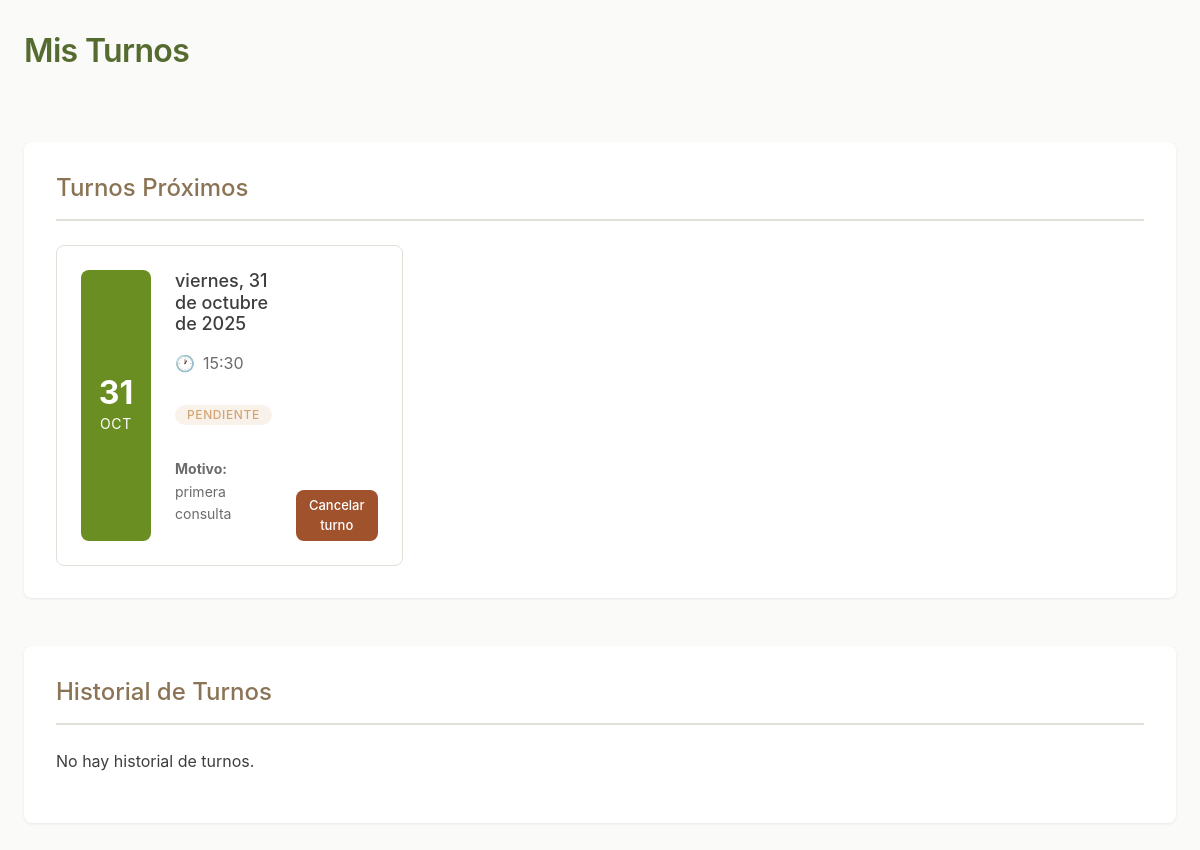
Page /turnos/mis-turnos/ (signed in) on the earlier database version.
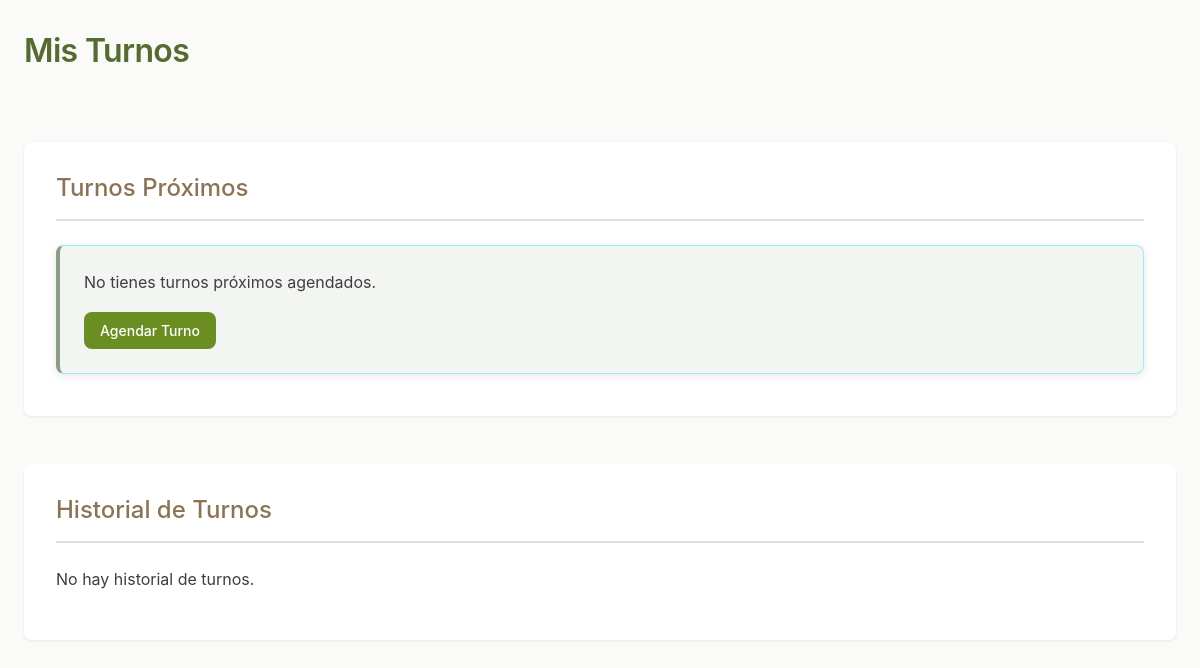
Same page on the later database version.
### turnos/models.py (models this page shows, shortened)
class Turno(models.Model):
    ESTADO_CHOICES = [
        ('pendiente', 'Pendiente'),
        ('confirmado', 'Confirmado'),
        ('cancelado', 'Cancelado'),
        ('completado', 'Completado'),
    ]
    paciente = models.ForeignKey(
        Paciente,
        on_delete=models.CASCADE,
        related_name='turnos'
    )
    fecha = models.DateField()
    hora = models.TimeField()
    estado = models.CharField(
        max_length=20,
        choices=ESTADO_CHOICES,
        default='pendiente'
    )
    motivo = models.CharField(max_length=200, blank=True)
    notas_profesional = models.TextField(blank=True)
    fecha_creacion = models.DateTimeField(auto_now_add=True)
    fecha_actualizacion = models.DateTimeField(auto_now=True)
    class Meta:
        verbose_name = 'Turno'
        verbose_name_plural = 'Turnos'
        ordering = ['fecha', 'hora']
        unique_together = ['fecha', 'hora']

### turnos/views.py (the view)
# urls.py: path('mis-turnos/', views.mis_turnos_view, name='mis_turnos'),
@login_required
def mis_turnos_view(request):
    if request.user.tipo != 'paciente':
        messages.error(request, 'Acceso denegado.')
        return redirect('core:home')
    paciente = request.user.paciente
    fecha_actual = datetime.now().date()
    turnos_futuros = Turno.objects.filter(
        paciente=paciente,
        fecha__gte=fecha_actual
    ).exclude(estado='cancelado').order_by('fecha', 'hora')
    turnos_pasados = Turno.objects.filter(
        paciente=paciente,
        fecha__lt=fecha_actual
    ).order_by('-fecha', '-hora')[:10]  # Últimos 10
    context = {
        'turnos_futuros': turnos_futuros,
        'turnos_pasados': turnos_pasados
    }
    return render(request, 'turnos/mis_turnos.html', context)

### turnos/templates/turnos/mis_turnos.html (shortened to what this page needs)
{% extends 'base.html' %}
{% load static %}
{% block extra_css %}
    <link rel="stylesheet" href="{% static 'css/styles_mis_turnos.css' %}">
{% endblock %}
{% block content %}
<div class="container">
    <div class="turnos-container">
        <h1>Mis Turnos</h1>
        <section class="turnos-section">
            <h2>Turnos Próximos</h2>
            {% if turnos_futuros %}
            <div class="turnos-grid">
                {% for turno in turnos_futuros %}
                <div class="turno-card turno-{{ turno.estado }}">
                    <div class="turno-fecha">
                        <span class="dia">{{ turno.fecha|date:"d" }}</span>
                        <span class="mes">{{ turno.fecha|date:"M" }}</span>
                    </div>
                    <div class="turno-info">
                        <h3>{{ turno.fecha|date:"l, d \\d\\e F \\d\\e Y" }}</h3>
                        <p class="turno-hora"> {{ turno.hora }}</p>
                        <p class="turno-estado">
                            <span class="badge badge-{{ turno.estado }}">{{ turno.get_estado_display }}</span>
                        </p>
                        {% if turno.motivo %}
                        <p class="turno-motivo"><strong>Motivo:</strong> {{ turno.motivo }}</p>
                        {% endif %}
                    </div>
                    <div class="turno-actions">
                        <form method="post" action="{% url 'turnos:cancelar' turno.id %}"
                              onsubmit="return confirm('¿Estás seguro de cancelar este turno?');">
                            <button type="submit" class="btn btn-danger btn-sm">Cancelar turno</button>
                        </form>
                    </div>
                </div>
                {% endfor %}
            </div>
            {% else %}
            <div class="alert alert-info">
                <p>No tienes turnos próximos agendados.</p>
                <a href="{% url 'turnos:agendar' %}" class="btn btn-primary">Agendar Turno</a>
            </div>
            {% endif %}
        </section>
        <section class="turnos-section">
            <h2>Historial de Turnos</h2>
            {% if turnos_pasados %}
            <table class="turnos-table">
                <thead>
                    <tr>
                        <th>Fecha</th>
                        <th>Hora</th>
                        <th>Estado</th>
                        <th>Notas</th>
                    </tr>
                </thead>
                <tbody>
                    {% for turno in turnos_pasados %}
                    <tr>
                        <td>{{ turno.fecha|date:"d/m/Y" }}</td>
                        <td>{{ turno.hora }}</td>
                        <td><span class="badge badge-{{ turno.estado }}">{{ turno.get_estado_display }}</span></td>
                        <td>{{ turno.notas_profesional|default:"Sin notas" }}</td>
                    </tr>
                    {% endfor %}
                </tbody>
            </table>
            {% else %}
            <p>No hay historial de turnos.</p>
            {% endif %}
        </section>
    </div>
</div>
{% endblock %}

### templates/base.html (shortened to what this page needs)
{% load static %}
<!DOCTYPE html>
<html lang="es">
<head>
    <link href="https://cdn.jsdelivr.net/npm/bootstrap@5.3.0/dist/css/bootstrap.min.css" rel="stylesheet">
    <link rel="stylesheet" href="https://cdnjs.cloudflare.com/ajax/libs/font-awesome/6.4.0/css/all.min.css">
    <link rel="stylesheet" href="{% static 'css/styles.css' %}">
    <link rel="stylesheet" href="{% static 'css/styles.css' %}">
    {% block extra_css %}{% endblock %}
</head>
<body>
    <main>
        {% block content %}{% endblock %}
    </main>
</body>
</html>

### static/css/styles.css (style rules this page uses)
:root { --primary-green: #65a168; --light-green: #e5ece6; --dark-gray: #424242; --light-gray: #F5F5F5; --green-gray: #afbda6; --brown: #bdbdbb; --primary: #65a168; --primary-hover: #5b885dc5; }
.container { width: 100%; max-width: 1200px; margin: 0 auto; padding: 0 1rem; background: none; }
body { font-family: 'Poppins', sans-serif; color: var(--dark-gray); background-color: #e5ece6; }
.alert { padding: 15px 20px; margin-bottom: 10px; border-radius: 8px; box-shadow: 0 2px 10px rgba(0,0,0,0.1); animation: slideIn 0.3s ease; }
.alert-info { background-color: #d1ecf1; border-left: 4px solid #17a2b8; color: #0c5460; }
.btn { display: inline-block; padding: 0.75rem 1.5rem; border-radius: 9999px; font-weight: 500; text-align: center; cursor: pointer; transition: all 0.3s ease; }
.btn-primary { background-color: var(--primary-green); color: white; border: 2px solid var(--primary-green); }

### static/css/styles_mis_turnos.css (style rules this page uses)
:root { --color-primary: #6b8e23; --color-primary-dark: #556b2f; --color-secondary: #8b7355; --color-accent: #9acd32; --color-background: #fafaf8; --color-surface: #ffffff; --color-text: #3e3e3e; --color-text-light: #6b6b6b; --color-border: #e0e0d8; --color-success: #6b8e23; --color-warning: #d4a574; --color-danger: #a0522d; --color-info: #8b9d83; --spacing-xs: 0.5rem; --spacing-sm: 1rem; --spacing-md: 1.5rem; --spacing-lg: 2rem; --spacing-xl: 3rem; --radius: 8px; --shadow-sm: 0 1px 3px rgba(0, 0, 0, 0.08); --shadow-md: 0 4px 6px rgba(0, 0, 0, 0.1); }
* { margin: 0; padding: 0; box-sizing: border-box; }
body { font-family: -apple-system, BlinkMacSystemFont, "Segoe UI", Roboto, "Helvetica Neue", Arial, sans-serif; background-color: var(--color-background); color: var(--color-text); line-height: 1.6; }
.container { max-width: 1200px; margin: 0 auto; padding: var(--spacing-lg) var(--spacing-md); }
.turnos-container { display: flex; flex-direction: column; gap: var(--spacing-xl); }
h1 { font-size: 2rem; font-weight: 600; color: var(--color-primary-dark); margin-bottom: var(--spacing-md); letter-spacing: -0.02em; }
h2 { font-size: 1.5rem; font-weight: 500; color: var(--color-secondary); margin-bottom: var(--spacing-md); border-bottom: 2px solid var(--color-border); padding-bottom: var(--spacing-sm); }
.turnos-section { background-color: var(--color-surface); border-radius: var(--radius); padding: var(--spacing-lg); box-shadow: var(--shadow-sm); }
.btn { display: inline-block; padding: 0.5rem 1rem; border: none; border-radius: var(--radius); font-size: 0.875rem; font-weight: 500; text-decoration: none; cursor: pointer; transition: all 0.2s ease; text-align: center; }
.btn-primary { background-color: var(--color-primary); color: white; }
.alert { padding: var(--spacing-md); border-radius: var(--radius); border-left: 4px solid; background-color: var(--color-surface); }
.alert-info { border-left-color: var(--color-info); background-color: rgba(139, 157, 131, 0.1); }
.alert p { margin-bottom: var(--spacing-sm); color: var(--color-text); }

Differences in the rows shown:
no longer on this page (row edited): Turno: fecha "31", fecha "OCT", fecha "viernes, 31 de octubre de 2025", hora "15:30", estado "PENDIENTE", motivo "primera consulta"
Other differences:
text now shown: "No tienes turnos próximos agendados. Agendar Turno"
